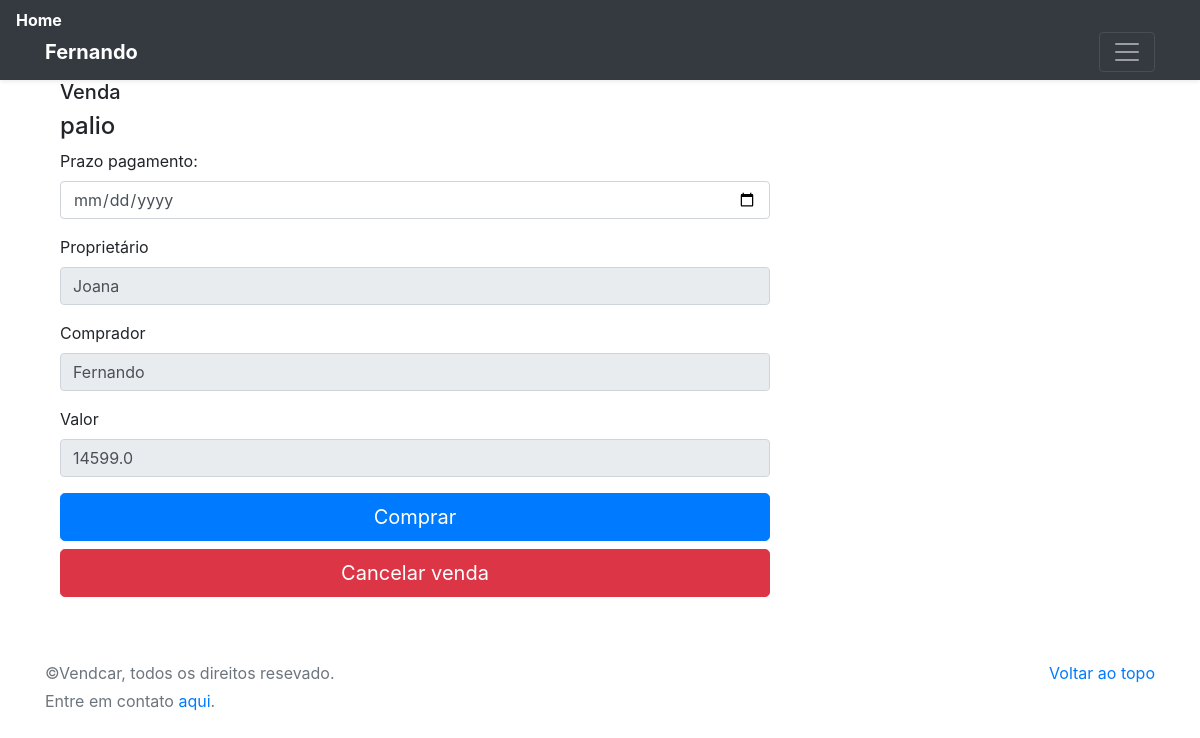
Page /venda/16 (signed in) on the committed database.
### store/models.py (models this page shows, shortened)
class Carro(models.Model):
	marca = models.ForeignKey(Marca, on_delete = models.CASCADE, related_name='carros')
	user = models.ForeignKey(User, on_delete = models.CASCADE, related_name='meus_carros')
	modelo = models.CharField(max_length=100)
	ano_modelo = models.CharField(max_length=4)
	ano_fabricacao = models.CharField(max_length=4)
	numero_de_portas = models.IntegerField(default=2)
	descricao = models.TextField(null=True, blank=True)
	preco = models.FloatField(default=0)
	data_do_anuncio = models.DateTimeField(auto_now_add=True, null=True, blank=True)
	foto = models.ImageField(null=True, blank=True, upload_to = 'media/')
	acessorio = models.ManyToManyField(Acessorio,blank=True)

### store/views.py (the view)
# urls.py: path('venda/<int:carro_id>', views.venda, name='venda'),
@login_required(login_url='login')
def venda(request, carro_id):
	carro = Carro.objects.get(id=carro_id)
	if request.method == 'POST':
		venda = Venda(carro=carro, comprador=request.user,
			prazo_pagamento=request.POST['prazo_pagamento'])
		venda.save()
		return redirect('comprar', carro_id)
	else:
		form = VendaModelForm()
		return render(request,'store/venda.html',{'form':form, 'carro':carro})

### store/forms.py
class VendaModelForm(forms.ModelForm):
	class Meta:
		model = Venda
		fields = ['prazo_pagamento']
		widgets ={
			'prazo_pagamento':forms.DateInput(attrs={'class':'form-control', 'type':'date'})
		}
		error_messages = {
	        'prazo_pagamento':{
	        	'required':'Informe o prazo desejado!'
	        },
        }

### store/templates/store/venda.html (shortened to what this page needs)
{% extends "store/base.html" %}
{% block body %}
<div class="container">
<div class="row">
<div class="col-md-8">
<h5>Venda</h5>
	<h4>{{carro.modelo}}</h4>
	<form method="POST" accept-charset="utf-8">
		{{ form.as_p }}
		<p><label>Proprietário</label>
		<input type="text" name="proprietario" class="form-control" maxlength="100" value="{{carro.user.username}}" disabled></p>
		<p><label>Comprador</label>
		<input type="text" name="comprador" class="form-control" maxlength="100" value="{{user.username}}" disabled></p>
		<p><label>Valor</label>
		<input type="number" name="preco" class="form-control" maxlength="100" value="{{carro.preco}}" disabled></p>
		<button class="btn btn-lg btn-primary btn-block" type="submit"> Comprar</button>
		<a class="btn btn-lg btn-danger btn-block" href="{% url 'perfil' %}">Cancelar venda</a>
	</form>
</div>
</div>
</div>
{% endblock %}

### store/templates/store/base.html (shortened to what this page needs)
<DOCTYPE HTML>
{% load static %}
<html>
    <head>
    <link rel="stylesheet" href="{% static 'bootstrap/css/bootstrap.min.css' %}">
    <link rel="stylesheet" href="/media/css/style.css">
    </head>
    <body>
            <header>
      <div class="navbar navbar-dark bg-dark shadow-sm">
        <a href="{% url 'index' %}" class="text-white"><strong>Home</strong></a>
        <div class="container d-flex justify-content-between">
            {% if user.username %}
            <a href="{% url 'perfil' %}" class="navbar-brand d-flex align-items-center">
                <strong>{{user.username}}</strong>
            </a>
            {% else %}
          <a href="{% url 'login' %}" class="navbar-brand d-flex align-items-center">
            <strong>Login</strong>
          </a>
          {% endif %}
          <button class="navbar-toggler" type="button" data-toggle="collapse" data-target="#navbarHeader" aria-controls="navbarHeader" aria-expanded="false" aria-label="Toggle navigation">
            <span class="navbar-toggler-icon"></span>
          </button>
        </div>
      </div>
    </header>
    <div class="container">
    {% block body %}
    {% endblock %}
    </div>
        <footer class="text-muted">
    <div class="container">
        <p class="float-right">
          <a href="#">Voltar ao topo</a>
        </p>
        <p> &copy;Vendcar, todos os direitos resevado.</p>
        <p>Entre em contato <a href="#">aqui</a>.</p>
        </div>
    </footer>
    </body>
</html>

### media/css/style.css (style rules this page uses)
:root { --jumbotron-padding-y: 3rem; }
footer { padding-top: 3rem; padding-bottom: 3rem; }
footer p { margin-bottom: .25rem; }

### rows in the picture
Carro: modelo "palio", proprietario "Joana", preco "14599.0"

### other values in the picture
{{ user.username }} "Fernando"
